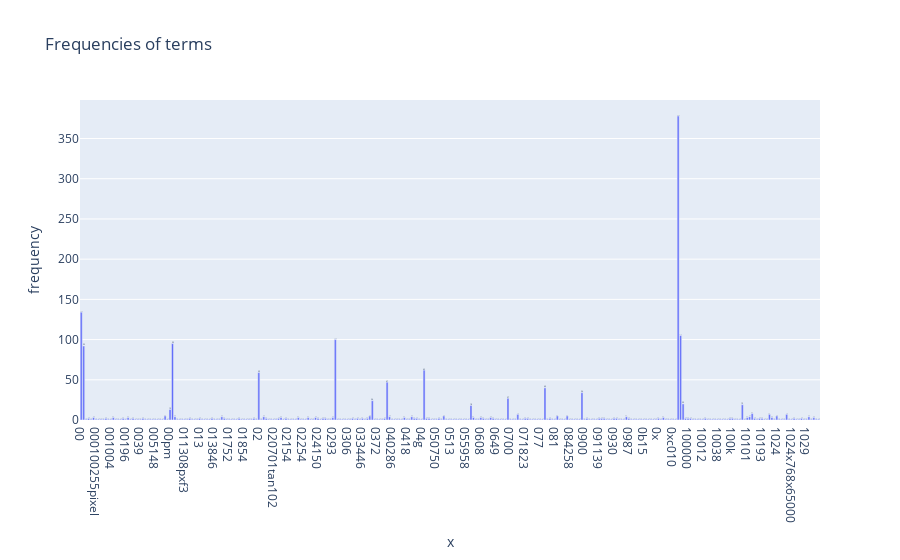

Notebook cell for this chart:
### Code cell
import plotly.express as px

df = pd.DataFrame(term_frequencies[:300], index = count_vect.get_feature_names_out()[:300], columns = ["frequency"])
fig = px.bar(df, y="frequency", x=count_vect.get_feature_names_out()[:300], text_auto='.2s',
            title="Frequencies of terms")
fig.update_traces(textfont_size=12, textangle=0, textposition="outside", cliponaxis=False)
fig.show()

### Figure 1 — Plotly figure (JSON) as saved in the notebook; plotly's stock layout.template omitted (floating-point values rounded to 4 significant figures; data arrays with more than 128 entries replaced by an {"elided": "..."} marker saying what was removed)
{"data": [{"alignmentgroup": "True", "cliponaxis": false, "hovertemplate": "x=%{x}<br>frequency=%{y}<extra></extra>", "legendgroup": "", "marker": {"color": "#636efa", "pattern": {"shape": ""}}, "name": "", "offsetgroup": "", "orientation": "v", "showlegend": false, "textangle": 0, "textfont": {"size": 12}, "textposition": "outside", "texttemplate": "%{y:.2s}", "type": "bar", "x": {"elided": "300 str values"}, "xaxis": "x", "y": {"elided": "300 int values"}, "yaxis": "y"}], "layout": {"barmode": "relative", "legend": {"tracegroupgap": 0}, "title": {"text": "Frequencies of terms"}, "xaxis": {"anchor": "y", "domain": [0, 1], "title": {"text": "x"}}, "yaxis": {"anchor": "x", "domain": [0, 1], "title": {"text": "frequency"}}}}
